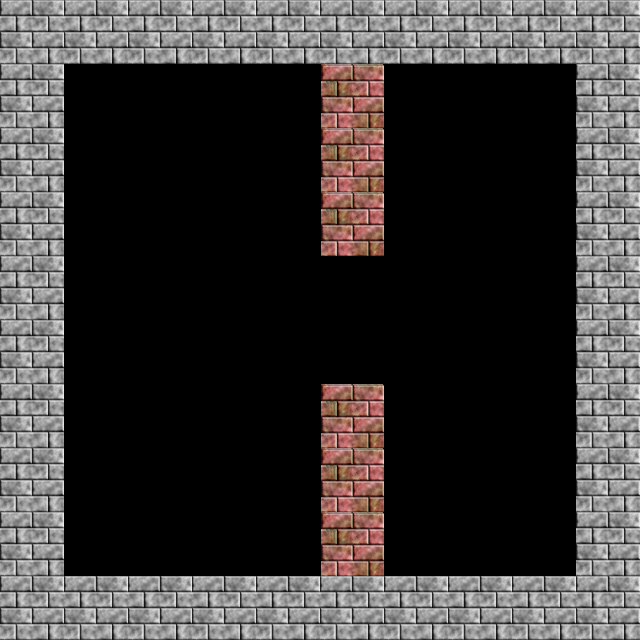

A level layout from a 2D game, rendered from its tile map. Below: a short description, then the map file with its tile-grid data intact:
An orthogonal 10x10 tile map with 64x64 px tiles, 1 tile layer (Kachelebene 1).

<map version="1.0" tiledversion="1.0.3" orientation="orthogonal" renderorder="right-down" width="10" height="10" tilewidth="64" tileheight="64" nextobjectid="1">
 <tileset firstgid="1" source="Walls.tsx" />
 <layer name="Kachelebene 1" width="10" height="10">
  <data encoding="csv">
1,1,1,1,1,1,1,1,1,1,
1,0,0,0,0,33,0,0,0,1,
1,0,0,0,0,33,0,0,0,1,
1,0,0,0,0,33,0,0,0,1,
1,0,0,0,0,0,0,0,0,1,
1,0,0,0,0,0,0,0,0,1,
1,0,0,0,0,33,0,0,0,1,
1,0,0,0,0,33,0,0,0,1,
1,0,0,0,0,33,0,0,0,1,
1,1,1,1,1,1,1,1,1,1
</data>
 </layer>
</map>